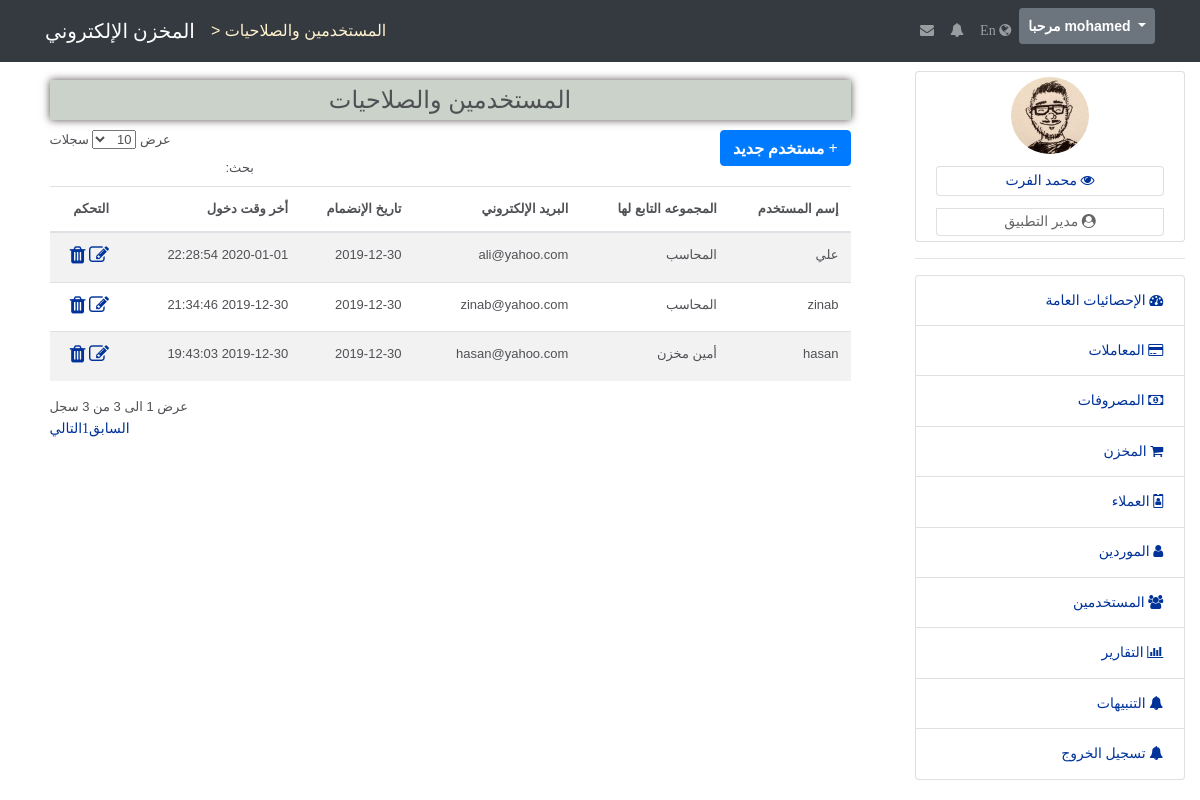
Page /users (signed in) on the committed database.
### tables this page shows
CREATE TABLE `app_users` (
  `UserId` int(10) UNSIGNED NOT NULL,
  `Username` varchar(12) NOT NULL,
  `Password` char(60) NOT NULL,
  `Email` varchar(40) NOT NULL,
  `PhoneNumber` varchar(15) DEFAULT NULL,
  `SubscriptionDate` date NOT NULL,
  `LastLogin` datetime NOT NULL,
  `GroupId` tinyint(1) UNSIGNED NOT NULL,
  `Status` tinyint(1) NOT NULL DEFAULT 1
);

CREATE TABLE `app_users_groups` (
  `GroupId` tinyint(1) UNSIGNED NOT NULL,
  `GroupName` varchar(20) NOT NULL
);

### app/controllers/abstractcontroller.php (called while the page is built, shortened)
<?php
class AbstractController
{
    protected $_controller;
    protected $_action;
    protected $_template;
    protected $_registry;
    protected $_data = [];
    public function __get($name)
    {
       return $this->_registry->$name;
    }
    public function setController($controllerName){
        $this->_controller = $controllerName;
    }
    public function setAction($actionName){
        $this->_action = $actionName;
    }
    public function setTemplate($template){
        $this->_template = $template;
    }
    public function setRegistry($registry){
        $this->_registry = $registry;
    }
    protected function _view(){
        $view = VIEWS_PATH . $this->_controller . DS . $this->_action . '.view.php';
        $this->_data = array_merge($this->_data,$this->language->getDictionary());
        $this->_template->setRegistry($this->_registry);
        $this->_template->setActionViewFile($view);
        $this->_template->setAppData($this->_data);
        $this->_template->renderApp();
    }
}

### app/controllers/userscontroller.php (called while the page is built, shortened)
<?php
class UsersController extends AbstractController
{
    public function defaultAction()
    {
        $this->_data['users'] = UsersModel::getUsers($this->session->user);
        $this->_view();
    }
}

### app/lib/frontcontroller.php (called while the page is built, shortened)
<?php
class FrontController
{
    private $_controller = 'index';
    private $_action     = 'default';
    private $_params     = array();
    private $_registry;
    private $_template;
    public function __construct(Template $template , Registry $registry , Authentication $auth)
    {
        $this->_template       = $template;
        $this->_registry       = $registry;
    }
    private function _parseUrl(){
        $url = explode('/',trim(parse_url($_SERVER['REQUEST_URI'],PHP_URL_PATH),'/'),3);
        if (isset($url[0]) && $url[0] != ''){
            $this->_controller = $url[0];
        }
    }
    public function dispatch(){
        $actionName = $this->_action .'Action';
        $controller = new $controllerClassName();
        $controller->setController($this->_controller);
        $controller->setAction($this->_action);
        $controller->setparams($this->_params);
        $controller->setTemplate($this->_template);
        $controller->setRegistry($this->_registry);
        $controller->$actionName();
    }
}

### public/index.php (called while the page is built, shortened)
<?php
require APP_PATH . DS . 'lib' . DS . 'autoload.php';
$session = new SessionManager();
$session->start();
$template_parts = require '..' . DS . 'app' . DS . 'config' . DS . 'templateconfig.php';
$template       = new Template($template_parts);
$language       = new Language();
$messenger      = Messenger::getInstance($session);
$authentication = Authentication::getInstance($session);
$registry = Registry::getInstance();
$registry->session   = $session;
$registry->language  = $language;
$registry->messenger = $messenger;
$frontController = new FrontController($template,$registry,$authentication);
$frontController->dispatch();

### app/lib/autoload.php (called while the page is built, shortened)
<?php
class Autoload
{
    public static function autoload($className){
        $className = str_replace('PHPMVC' , '' , $className);
        $className = str_replace('\\' , '/' , $className);
        $className = $className . '.php';
        $className = strtolower($className);
    }
}

### app/lib/database/databasehandler.php (called while the page is built, shortened)
<?php
abstract class DatabaseHandler
{
    public static function factory()
    {
        $driver = DATABASE_CONN_DRIVER;
        if ($driver == self::DATABASE_DRIVER_PDO) {
            return PDODatabaseHandler::getInstance();
        } elseif ($driver == self::DATABASE_DRIVER_MYSQLI) {
            return MySQLiDatabaseHandler::getInstance();
        }
    }
}

### app/lib/database/pdodatabasehandler.php (called while the page is built, shortened)
<?php
class PDODatabaseHandler extends DatabaseHandler
{
    private static $_instance;
    private static $_handler;
    public function __call($name,$arguments){
        return call_user_func_array(array(&self::$_handler, $name),$arguments);
    }
    protected static function init()
    {
        try{
            self::$_handler = new \PDO('mysql://hostname=' . DATABASE_HOST_NAME . ';dbname=' . DATABASE_DB_NAME,
                                        DATABASE_USERNAME,DATABASE_PASSWORD,
                array(\PDO::ATTR_ERRMODE => \PDO::ERRMODE_WARNING, \PDO::MYSQL_ATTR_INIT_COMMAND => 'SET NAMES UTF8'));
        }catch(\PDOException $e){
            echo 'Sorry your may not have access to the database server.';
        }
    }
    public static function getInstance()
    {
        if(self::$_instance === null){
            self::$_instance  = new self();
        }
        return self::$_instance;
    }
}

### app/models/abstractmodel.php (called while the page is built, shortened)
<?php
class AbstractModel
{
    public static function get($sql,$options = array())
    {
        $stmt = DatabaseHandler::factory()->prepare($sql);
        $stmt->execute();
        if(method_exists(get_called_class(), '__construct')) {
            $results = $stmt->fetchAll(\PDO::FETCH_CLASS | \PDO::FETCH_PROPS_LATE, get_called_class(), array_keys(static::$tableSchema));
        } else {
            $results = $stmt->fetchAll(\PDO::FETCH_CLASS, get_called_class());
        }
        if ((is_array($results) && !empty($results))) {
            return new \ArrayIterator($results);
        };
        return false;
    }
}

### app/models/usersmodel.php (called while the page is built, shortened)
<?php
class UsersModel extends AbstractModel
{
    protected static $tableName = 'app_users';
    public static function getUsers(UsersModel $user)
    {
        return self::get(
            'SELECT * FROM ' . self::$tableName . ' INNER JOIN app_users_groups ON ' . self::$tableName . ' .GroupId = app_users_groups.GroupId WHERE UserId != ' . $user->UserId
        );
    }
}

### app/lib/sessionmanager.php (called while the page is built, shortened)
<?php
class SessionManager extends \SessionHandler
{
    public function __get($key)
    {
        if (isset($_SESSION[$key])){
            return $_SESSION[$key] !== false ? $_SESSION[$key] : false;
        }else{
            trigger_error('No Session Key ' . $key . ' Exists', E_USER_NOTICE);
        }
    }
}

### app/views/users/default.view.php (the view)
<div class="main_div">
    <div class="show_info" style="width: 90%;">
        <table class="table table-striped custab data">
            <thead>
                <legend style="background: #cad2ca;padding: 10px;text-align: center; margin-bottom: 10px;box-shadow: 0 0 8px #574E4E;"> <?= $title ?> </legend>
                <a href="/users/add" class="btn btn-primary btn-xs pull-right"><b>&plus;</b> <?= $text_add_user ?> </a>
                <tr>
                    <th> <?= $text_username ?> </th>
                    <th> <?= $text_user_group ?> </th>
                    <th> <?= $text_user_email ?> </th>
                    <th> <?= $text_subscription_date ?> </th>
                    <th> <?= $text_last_login ?></th>
                    <th> <?= $text_options ?> </th>
                </tr>
            </thead>
            <tbody>
            <?php
            if ($users !== false){
                foreach($users as $user){
            ?>
                <tr>
                    <td><?= $user->Username?></td>
                    <td><?= $user->GroupName?></td>
                    <td><?= $user->Email?></td>
                    <td><?= $user->SubscriptionDate?></td>
                    <td><?= $user->LastLogin?></td>
                    <td>
                        <a href="/users/edit/<?= $user->UserId ?>"><i class="fa fa-edit" style="font-size:20px"></i></a>
                        <a href="/users/delete/<?= $user->UserId ?>" onclick="if(!confirm('<?= $text_delete_confirm ?>')) return false"><i class="fa fa-trash" style="font-size:20px"></i></a>
                    </td>
                </tr>
            <?php
                }
            }else{
            ?>
                <td colsapan="6"><p> <?= $text_no_data ?> </p></td>
            <?php
            }
            ?>
            </tbody>
        </table>
    </div>
</div>

### app/lib/template/template.php (shortened to what this page needs)
<?php
class Template
{
    private $_templateParts;
    private $_action_view;
    public function __construct(array $parts)
    {
        $this->_templateParts = $parts;
    }
    public function setActionViewFile($actionViewPath)
    {
        $this->_action_view = $actionViewPath;
    }
    private function renderTemplateHeaderStart()
    {
        require TEMPLATE_PATH . 'templateheaderstart.php';
    }
    private function renderTemplateHeaderEnd()
    {
        require TEMPLATE_PATH . 'templateheaderend.php';
    }
    private function renderTemplateFooter()
    {
        require TEMPLATE_PATH . 'templatefooter.php';
    }
    private function renderTemplateBlocks()
    {
        if(!array_key_exists('template',$this->_templateParts)){
            echo '
                    <div style="background: #ce5656;padding: 5px;text-align: center">
                        <h1> Sorry You Have To Define The Template Blocks :( </h1>
                    </div>
                ';
        }else{
            $parts = $this->_templateParts['template'];
            if(!empty($parts)){
                foreach($parts as $partKey => $file){
                    if($partKey === ':view'){
                        require $this->_action_view;
                    }else{
                        require $file;
                    }
                }
            }
        }
    }
    private function renderHeaderResources()
    {
        $output = '';
        if(!array_key_exists('header_resources',$this->_templateParts)){
            echo '
                    <div style="background: #ce5656;padding: 5px;text-align: center">
                        <h1> Sorry You Have To Define The Header Resources :( </h1>
                    </div>
                ';
        }else{
            $resources = $this->_templateParts['header_resources'];
            $css = $resources['css'];
            if(!empty($css)){
                foreach($css as $cssKey => $path){
                    $output .= '<link type="text/css" rel="stylesheet" href="' . $path . '">';
                }
            }
            $js = $resources['js'];
            if(!empty($js)){
                foreach($js as $jsKey => $path){
                    $output .= '<script  src="' . $path . '"></script>';
                }
            }
        }
        echo $output;
    }
    public function renderApp()
    {
        $this->renderHeaderResources();
        $this->renderTemplateBlocks();
    }
}

### rows in the picture
app_users: Username "علي", GroupId.GroupName "المحاسب", Email "ali@yahoo.com", SubscriptionDate "2019-12-30", LastLogin "2020-01-01 22:28:54"
app_users: Username "zinab", GroupId.GroupName "المحاسب", Email "zinab@yahoo.com", SubscriptionDate "2019-12-30", LastLogin "2019-12-30 21:34:46"
app_users: Username "hasan", GroupId.GroupName "أمين مخزن", Email "hasan@yahoo.com", SubscriptionDate "2019-12-30", LastLogin "2019-12-30 19:43:03"
